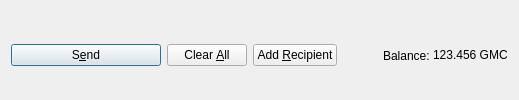
         <widget class="QFrame" name="frame_Send">
          <layout class="QHBoxLayout" name="horizontalLayout">
           <property name="bottomMargin">
            <number>0</number>
           </property>
           <item>
            <widget class="QPushButton" name="sendButton">
             <property name="minimumSize">
              <size>
               <width>150</width>
               <height>0</height>
              </size>
             </property>
             <property name="toolTip">
              <string>Confirm the send action</string>
             </property>
             <property name="text">
              <string>S&amp;end</string>
             </property>
             <property name="icon">
              <iconset resource="../goldmetalcoin.qrc">
               <normaloff>:/icons/send</normaloff>:/icons/send</iconset>
             </property>
             <property name="autoDefault">
              <bool>false</bool>
             </property>
             <property name="default">
              <bool>true</bool>
             </property>
            </widget>
           </item>
           <item>
            <widget class="QPushButton" name="clearButton">
             <property name="sizePolicy">
              <sizepolicy hsizetype="Minimum" vsizetype="Fixed">
               <horstretch>0</horstretch>
               <verstretch>0</verstretch>
              </sizepolicy>
             </property>
             <property name="toolTip">
              <string>Clear all fields of the form.</string>
             </property>
             <property name="text">
              <string>Clear &amp;All</string>
             </property>
             <property name="icon">
              <iconset resource="../goldmetalcoin.qrc">
               <normaloff>:/icons/remove</normaloff>:/icons/remove</iconset>
             </property>
             <property name="autoDefault">
              <bool>false</bool>
             </property>
            </widget>
           </item>
           <item>
            <widget class="QPushButton" name="addButton">
             <property name="toolTip">
              <string>Send to multiple recipients at once</string>
             </property>
             <property name="text">
              <string>Add &amp;Recipient</string>
             </property>
             <property name="icon">
              <iconset resource="../goldmetalcoin.qrc">
               <normaloff>:/icons/add</normaloff>:/icons/add</iconset>
             </property>
             <property name="autoDefault">
              <bool>false</bool>
             </property>
            </widget>
           </item>
           <item>
            <spacer name="horizontalSpacer">
             <property name="orientation">
              <enum>Qt::Horizontal</enum>
             </property>
             <property name="sizeHint" stdset="0">
              <size>
               <width>40</width>
               <height>20</height>
              </size>
             </property>
            </spacer>
           </item>
           <item>
            <layout class="QHBoxLayout" name="horizontalLayout_2">
             <property name="spacing">
              <number>3</number>
             </property>
             <item>
              <widget class="QLabel" name="label">
               <property name="text">
                <string>Balance:</string>
               </property>
              </widget>
             </item>
             <item>
              <widget class="QLabel" name="labelBalance">
               <property name="sizePolicy">
                <sizepolicy hsizetype="Preferred" vsizetype="Fixed">
                 <horstretch>0</horstretch>
                 <verstretch>0</verstretch>
                </sizepolicy>
               </property>
               <property name="cursor">
                <cursorShape>IBeamCursor</cursorShape>
               </property>
               <property name="text">
                <string notr="true">123.456 GMC</string>
               </property>
               <property name="textInteractionFlags">
                <set>Qt::LinksAccessibleByMouse|Qt::TextSelectableByKeyboard|Qt::TextSelectableByMouse</set>
               </property>
              </widget>
             </item>
            </layout>
           </item>
          </layout>
         </widget>
